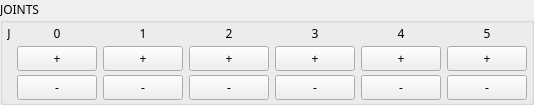
       <widget class="QGroupBox" name="groupBox_joints">
        <property name="font">
         <font>
          <family>3270 Semi-Condensed</family>
          <fontweight>DemiBold</fontweight>
         </font>
        </property>
        <property name="title">
         <string>JOINTS</string>
        </property>
        <layout class="QGridLayout" name="gridLayout_joints">
         <property name="horizontalSpacing">
          <number>6</number>
         </property>
         <property name="verticalSpacing">
          <number>4</number>
         </property>
         <property name="leftMargin">
          <number>4</number>
         </property>
         <property name="topMargin">
          <number>2</number>
         </property>
         <property name="rightMargin">
          <number>4</number>
         </property>
         <property name="bottomMargin">
          <number>2</number>
         </property>
         <item row="0" column="0">
          <widget class="QLabel" name="jog_joint_heading">
           <property name="text">
            <string>J</string>
           </property>
           <property name="alignment">
            <set>Qt::AlignmentFlag::AlignCenter</set>
           </property>
          </widget>
         </item>
         <item row="0" column="1">
          <widget class="QLabel" name="jog_joint_0_label">
           <property name="text">
            <string>0</string>
           </property>
           <property name="alignment">
            <set>Qt::AlignmentFlag::AlignCenter</set>
           </property>
          </widget>
         </item>
         <item row="1" column="1">
          <widget class="QPushButton" name="jog_joint_0_plus">
           <property name="text">
            <string>+</string>
           </property>
          </widget>
         </item>
         <item row="2" column="1">
          <widget class="QPushButton" name="jog_joint_0_minus">
           <property name="text">
            <string>-</string>
           </property>
          </widget>
         </item>
         <item row="0" column="2">
          <widget class="QLabel" name="jog_joint_1_label">
           <property name="text">
            <string>1</string>
           </property>
           <property name="alignment">
            <set>Qt::AlignmentFlag::AlignCenter</set>
           </property>
          </widget>
         </item>
         <item row="1" column="2">
          <widget class="QPushButton" name="jog_joint_1_plus">
           <property name="text">
            <string>+</string>
           </property>
          </widget>
         </item>
         <item row="2" column="2">
          <widget class="QPushButton" name="jog_joint_1_minus">
           <property name="text">
            <string>-</string>
           </property>
          </widget>
         </item>
         <item row="0" column="3">
          <widget class="QLabel" name="jog_joint_2_label">
           <property name="text">
            <string>2</string>
           </property>
           <property name="alignment">
            <set>Qt::AlignmentFlag::AlignCenter</set>
           </property>
          </widget>
         </item>
         <item row="1" column="3">
          <widget class="QPushButton" name="jog_joint_2_plus">
           <property name="text">
            <string>+</string>
           </property>
          </widget>
         </item>
         <item row="2" column="3">
          <widget class="QPushButton" name="jog_joint_2_minus">
           <property name="text">
            <string>-</string>
           </property>
          </widget>
         </item>
         <item row="0" column="4">
          <widget class="QLabel" name="jog_joint_3_label">
           <property name="text">
            <string>3</string>
           </property>
           <property name="alignment">
            <set>Qt::AlignmentFlag::AlignCenter</set>
           </property>
          </widget>
         </item>
         <item row="1" column="4">
          <widget class="QPushButton" name="jog_joint_3_plus">
           <property name="text">
            <string>+</string>
           </property>
          </widget>
         </item>
         <item row="2" column="4">
          <widget class="QPushButton" name="jog_joint_3_minus">
           <property name="text">
            <string>-</string>
           </property>
          </widget>
         </item>
         <item row="0" column="5">
          <widget class="QLabel" name="jog_joint_4_label">
           <property name="text">
            <string>4</string>
           </property>
           <property name="alignment">
            <set>Qt::AlignmentFlag::AlignCenter</set>
           </property>
          </widget>
         </item>
         <item row="1" column="5">
          <widget class="QPushButton" name="jog_joint_4_plus">
           <property name="text">
            <string>+</string>
           </property>
          </widget>
         </item>
         <item row="2" column="5">
          <widget class="QPushButton" name="jog_joint_4_minus">
           <property name="text">
            <string>-</string>
           </property>
          </widget>
         </item>
         <item row="0" column="6">
          <widget class="QLabel" name="jog_joint_5_label">
           <property name="text">
            <string>5</string>
           </property>
           <property name="alignment">
            <set>Qt::AlignmentFlag::AlignCenter</set>
           </property>
          </widget>
         </item>
         <item row="1" column="6">
          <widget class="QPushButton" name="jog_joint_5_plus">
           <property name="text">
            <string>+</string>
           </property>
          </widget>
         </item>
         <item row="2" column="6">
          <widget class="QPushButton" name="jog_joint_5_minus">
           <property name="text">
            <string>-</string>
           </property>
          </widget>
         </item>
        </layout>
       </widget>
